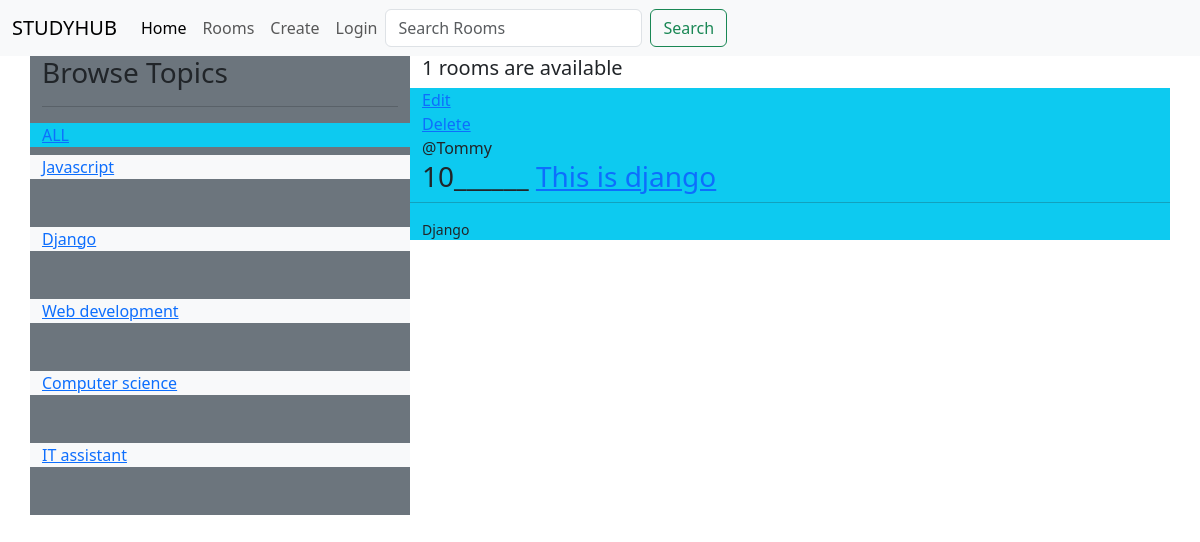
Page /room/?q=Django on the committed database.
### room/models.py (models this page shows, shortened)
class Topic(models.Model):
    name = models.CharField(max_length=200)

class Room(models.Model):
    host =models.ForeignKey(User, on_delete=models.SET_NULL, null=True)
    topic = models.ForeignKey(Topic , on_delete=models.SET_NULL, null=True)
    name = models.CharField(max_length=200)
    description = models.TextField( null=True , blank=True)
    updated = models.DateField(auto_now=True)
    created = models.DateTimeField(auto_now_add=True)
    class Meta:
        ordering = ['-updated', '-created']

### room/views.py (the view)
# urls.py: path('room/',views.room_page , name='rooms'),
def room_page(request):
    q= request.GET.get('q') if request.GET.get('q') != None else ''
    rooms = Room.objects.filter(Q(topic__name__icontains = q)|
                                Q(name__icontains=q)|
                                Q(description__icontains=q)
                                )
    topics = Topic.objects.all()
    room_count = rooms.count()
    context = {'rooms':rooms ,'topics':topics, 'room_count':room_count}
    return render(request, 'Rooms.html',context)

### templates/Rooms.html
{% extends 'base.html' %}
{% block content %}
<div class="container">
  <div class="row">
    <div class="col-md-4 bg-secondary">
      <h3>Browse Topics</h3>
      <hr>
      <div class="row mt-2 bg-info">
        <a href="{% url 'rooms' %}">ALL</a>
      </div>
      {% for topic in topics %}
        <div class="row bg-light mb-5 mt-2">
          <a href="{% url 'rooms' %}?q={{topic.name}}">{{topic.name}}</a>
        </div>
      {% endfor %}
    </div>
    <div class="col-md-8">
      <h5>{{room_count}} rooms are available</h5>
      {% for room in rooms %}
      <div class="row bg-info mb-3">
        <span><a href="{% url 'update' room.id %}">Edit</a></span><br />
        <span><a href="{% url 'delete' room.id %}">Delete</a></span><br />
        <span>@{{room.host.username}}</span>
        <h3 color>
          {{room.id}}______
          <a href="/room/{{room.id}}">{{room.name}}</a>
        </h3>
        <hr />
        <small>{{room.topic.name}}</small>
      </div>
      {% endfor %}
    </div>
  </div>
</div>
{% endblock %}

### rows in the picture
Topic: name "Javascript"
Topic: name "Django"
Topic: name "Web development"
Topic: name "Computer science"
Topic: name "IT assistant"
Room: host.username "Tommy", id "10", name "This is django", topic.name "Django"

### other values in the picture
{{ room_count }} "1"
